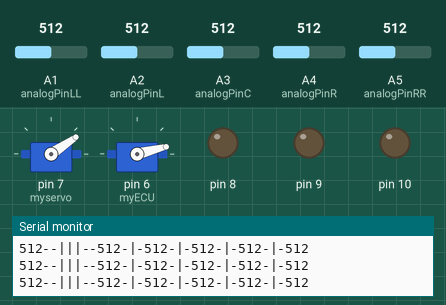
A sketch run on a simulated Arduino Uno, built with avr-gcc and run on an emulated ATmega328P. Parts: 2 × servo, output pins drawn as LEDs (lit = HIGH), the last lines printed to the serial monitor. Inputs (shaded band) come from the test bench; at power-on: A1 (analogPinLL) = 512, A2 (analogPinL) = 512, A3 (analogPinC) = 512, A4 (analogPinR) = 512, A5 (analogPinRR) = 512.

Above: at 1.3 s.
1.4 s: A1 (analogPinLL) set to 274
3.1 s: A1 (analogPinLL) set to 252
At 4.9 s:
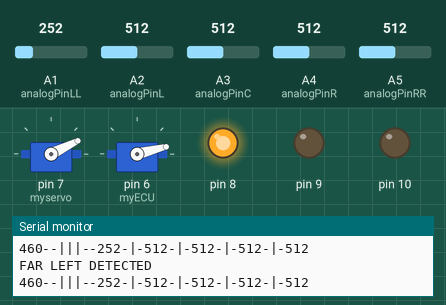
5.4 s: A2 (analogPinL) set to 486
7.1 s: A2 (analogPinL) set to 464
At 8.5 s:
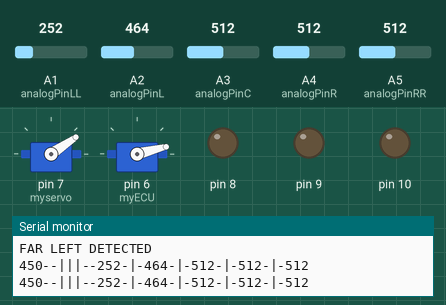
9.4 s: A3 (analogPinC) set to 201
11.1 s: A3 (analogPinC) set to 168
At 13.3 s:
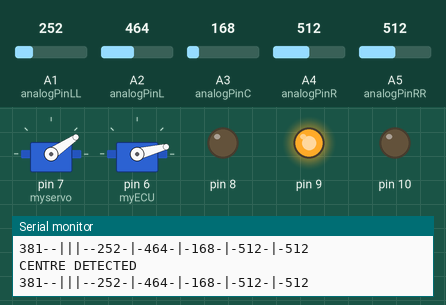
Timing chart, 0 to 14.4 s (numbered marks = the images above; inputs shaded):
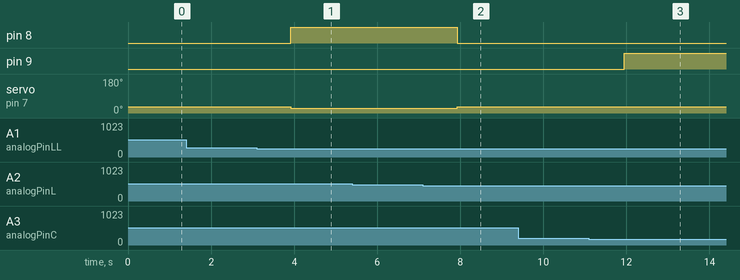

The sketch:

IR-sensor-02.ino
```cpp
#include <Servo.h>
Servo myservo;  // create servo object to control a servo
Servo myECU;  // create servo object to control a servo/ECU
int analogPinLL = 1;
int analogPinL = 2;
int analogPinC = 3;
int analogPinR = 4;
int analogPinRR = 5;

int analogueAvr = 0;
int threshold = 0;
int valLL = 0;
int valL = 0;
int valC = 0;
int valR = 0;
int valRR = 0;

int x=34;

void unlightAll(){
  digitalWrite(8, LOW);
  digitalWrite(9, LOW);
  digitalWrite(10, LOW);
}
void light8(){
  digitalWrite(8, HIGH);
  digitalWrite(9, LOW);
  digitalWrite(10, LOW);
}
void light89(){
  digitalWrite(8, HIGH);
  digitalWrite(9, HIGH);
  digitalWrite(10, LOW);
}
void light9(){
  digitalWrite(8, LOW);
  digitalWrite(9, HIGH);
  digitalWrite(10, LOW);
}
void light910(){
  digitalWrite(8, LOW);
  digitalWrite(9, HIGH);
  digitalWrite(10, HIGH);
}
void light10(){
  digitalWrite(8, LOW);
  digitalWrite(9, LOW);
  digitalWrite(10, HIGH);
}

void setup()
{
  Serial.begin(9600);
  pinMode(10, OUTPUT);
  pinMode(9, OUTPUT);
  pinMode(8, OUTPUT);
  unlightAll();
  myservo.attach(7);
  myservo.write(x);
  myECU.attach(6);
}

void loop()
{
  //myservo.write( x );
  //for(;;){}
  myECU.write( 14 );

  valLL = analogRead(analogPinLL);
  valL = analogRead(analogPinL);
  valC = analogRead(analogPinC);
  valR = analogRead(analogPinR);
  valRR = analogRead(analogPinRR);
  analogueAvr = (valLL + valL + valC + valR + valRR) / 5;
  threshold = analogueAvr - 200;
  Serial.print(analogueAvr);
  Serial.print("--|||--");
  Serial.print(valLL);
  Serial.print("-|-");
  Serial.print(valL);
  Serial.print("-|-");
  Serial.print(valC);
  Serial.print("-|-");
  Serial.print(valR);
  Serial.print("-|-");
  Serial.print(valRR);
  Serial.println();
  delay(400);

  Serial.println("");

//BLOCK 1. Initial Test.

//  if ( valLL > 200 || valL > 200 || valC > 200 || valR > 200 || valRR > 200 ){
  if ( valLL < threshold || valL < threshold || valC < threshold || valR < threshold || valRR < threshold ){
      if (valLL < threshold ){
        Serial.println("FAR LEFT DETECTED");
        light8();
        myservo.write(x - 8);
      }

      if (valL < threshold ){
        Serial.println("LEFT DETECTED");
        light89();
        myservo.write(x - 4);
      }

      if (valC < threshold ){
        Serial.println("CENTRE DETECTED");
        light9();
        myservo.write(x);
      }

      if (valR < threshold ){
        Serial.println("RIGHT DETECTED");
        light910();
        myservo.write(x + 4 );
      }

      if (valRR < threshold ){
        Serial.println("FARRIGHT DETECTED");
        light10();
        myservo.write(x + 8 );
      }
  }else{
       unlightAll();
        myservo.write( x );
  }
  delay(100);
}
```

Measured:
- the behaviour switches between 261 and 260 on A1 (analogPinLL) (found by bisection; images 0 and 1)
- the behaviour switches between 477 and 476 on A2 (analogPinL) (found by bisection; images 1 and 2)
- the behaviour switches between 184 and 183 on A3 (analogPinC) (found by bisection; images 2 and 3)
- after the input at 3.1 s, pin 8: LOW → HIGH after 0.82 s; servo on pin 7 (myservo): 34° → 26° after 0.82 s
- after the input at 7.1 s, pin 8: HIGH → LOW after 0.83 s; servo on pin 7 (myservo): 26° → 34° after 0.83 s
- after the input at 11.1 s, pin 9: LOW → HIGH after 0.85 s
